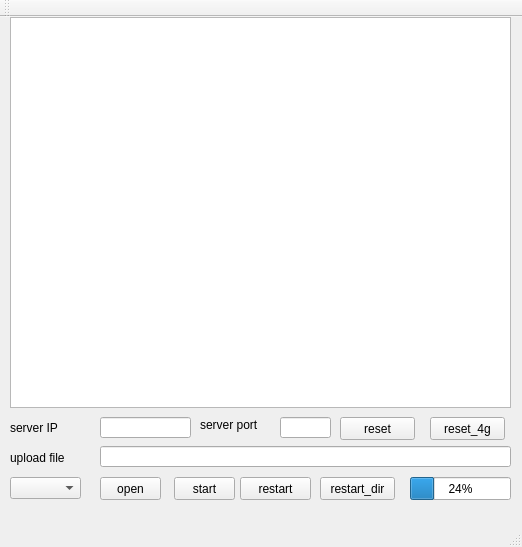
<?xml version="1.0" encoding="UTF-8"?>
<ui version="4.0">
 <class>MainWindow</class>
 <widget class="QMainWindow" name="MainWindow">
  <property name="geometry">
   <rect>
    <x>0</x>
    <y>0</y>
    <width>522</width>
    <height>547</height>
   </rect>
  </property>
  <property name="windowTitle">
   <string>MainWindow</string>
  </property>
  <widget class="QWidget" name="centralWidget">
   <widget class="QTextBrowser" name="textBrowser">
    <property name="geometry">
     <rect>
      <x>10</x>
      <y>0</y>
      <width>501</width>
      <height>391</height>
     </rect>
    </property>
   </widget>
   <widget class="QComboBox" name="comboBox">
    <property name="geometry">
     <rect>
      <x>10</x>
      <y>460</y>
      <width>71</width>
      <height>22</height>
     </rect>
    </property>
   </widget>
   <widget class="QProgressBar" name="progressBar">
    <property name="geometry">
     <rect>
      <x>410</x>
      <y>460</y>
      <width>101</width>
      <height>23</height>
     </rect>
    </property>
    <property name="value">
     <number>24</number>
    </property>
   </widget>
   <widget class="QLineEdit" name="lineEdit">
    <property name="geometry">
     <rect>
      <x>100</x>
      <y>429</y>
      <width>411</width>
      <height>21</height>
     </rect>
    </property>
   </widget>
   <widget class="QLabel" name="label">
    <property name="geometry">
     <rect>
      <x>10</x>
      <y>431</y>
      <width>71</width>
      <height>20</height>
     </rect>
    </property>
    <property name="text">
     <string>upload file</string>
    </property>
   </widget>
   <widget class="QPushButton" name="pushButton_5">
    <property name="geometry">
     <rect>
      <x>100</x>
      <y>460</y>
      <width>61</width>
      <height>23</height>
     </rect>
    </property>
    <property name="text">
     <string>open</string>
    </property>
   </widget>
   <widget class="QLineEdit" name="lineEdit_2">
    <property name="geometry">
     <rect>
      <x>100</x>
      <y>400</y>
      <width>91</width>
      <height>21</height>
     </rect>
    </property>
   </widget>
   <widget class="QLabel" name="label_2">
    <property name="geometry">
     <rect>
      <x>10</x>
      <y>400</y>
      <width>71</width>
      <height>21</height>
     </rect>
    </property>
    <property name="text">
     <string>server IP</string>
    </property>
   </widget>
   <widget class="QLabel" name="label_3">
    <property name="geometry">
     <rect>
      <x>200</x>
      <y>400</y>
      <width>71</width>
      <height>16</height>
     </rect>
    </property>
    <property name="text">
     <string>server port</string>
    </property>
   </widget>
   <widget class="QLineEdit" name="lineEdit_3">
    <property name="geometry">
     <rect>
      <x>280</x>
      <y>400</y>
      <width>51</width>
      <height>21</height>
     </rect>
    </property>
   </widget>
   <widget class="QPushButton" name="pushButton">
    <property name="geometry">
     <rect>
      <x>430</x>
      <y>400</y>
      <width>75</width>
      <height>23</height>
     </rect>
    </property>
    <property name="text">
     <string>reset_4g</string>
    </property>
   </widget>
   <widget class="QPushButton" name="pushButton_2">
    <property name="geometry">
     <rect>
      <x>340</x>
      <y>400</y>
      <width>75</width>
      <height>23</height>
     </rect>
    </property>
    <property name="text">
     <string>reset</string>
    </property>
   </widget>
   <widget class="QPushButton" name="pushButton_3">
    <property name="geometry">
     <rect>
      <x>174</x>
      <y>460</y>
      <width>61</width>
      <height>23</height>
     </rect>
    </property>
    <property name="text">
     <string>start</string>
    </property>
   </widget>
   <widget class="QPushButton" name="pushButton_4">
    <property name="geometry">
     <rect>
      <x>240</x>
      <y>460</y>
      <width>71</width>
      <height>23</height>
     </rect>
    </property>
    <property name="text">
     <string>restart</string>
    </property>
   </widget>
   <widget class="QPushButton" name="pushButton_6">
    <property name="geometry">
     <rect>
      <x>320</x>
      <y>460</y>
      <width>75</width>
      <height>23</height>
     </rect>
    </property>
    <property name="text">
     <string>restart_dir</string>
    </property>
   </widget>
  </widget>
  <widget class="QMenuBar" name="menuBar">
   <property name="geometry">
    <rect>
     <x>0</x>
     <y>0</y>
     <width>522</width>
     <height>23</height>
    </rect>
   </property>
  </widget>
  <widget class="QToolBar" name="mainToolBar">
   <attribute name="toolBarArea">
    <enum>TopToolBarArea</enum>
   </attribute>
   <attribute name="toolBarBreak">
    <bool>false</bool>
   </attribute>
  </widget>
  <widget class="QStatusBar" name="statusBar"/>
 </widget>
 <layoutdefault spacing="6" margin="11"/>
 <resources/>
 <connections/>
</ui>
